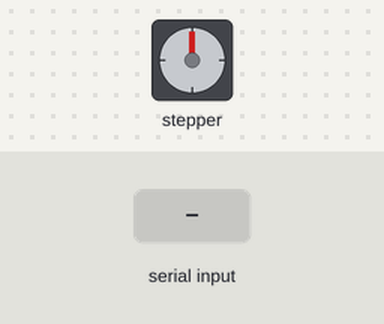
Bench run of a sketch on a simulated Arduino Uno, built with avr-gcc and run on an emulated ATmega328P. Shown: stepper motor. Inputs (shaded band) come from the test bench. Stepper angles assume 4096 steps per turn.

Above: at 1.2 s.
1.3 s: "90,45\n" received over Serial
At 2.5 s:
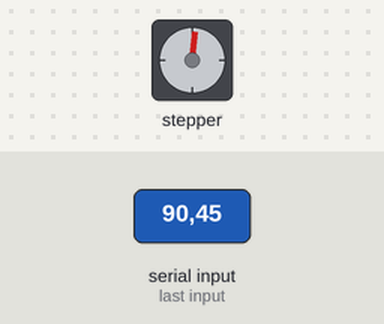
2.8 s: "30,150\n" received over Serial
At 4.1 s:
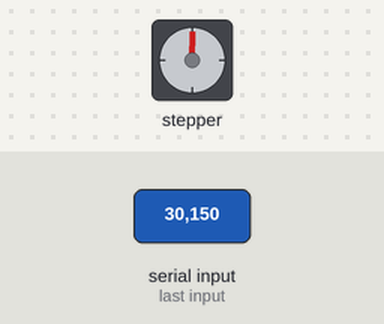
Timing chart, 0 to 5.8 s (numbered marks = the images above; inputs shaded):
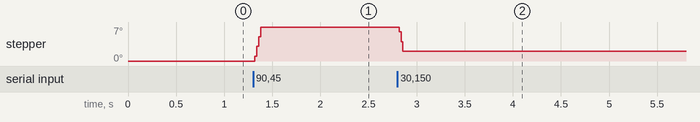

The sketch:

stepper_arduino.ino
```cpp
#include <Unistep2.h>

Unistep2 stepper(8, 9, 10, 11, 4096, 800);


void setup(){
  Serial.begin(9600);

}

void loop(){
  // We need to call run() frequently during loop()
  stepper.run();
  if(Serial.available()){
    int in = Serial.readStringUntil('\n').toFloat();


     stepper.move( in-stepper.currentPosition());

  }
}
```
